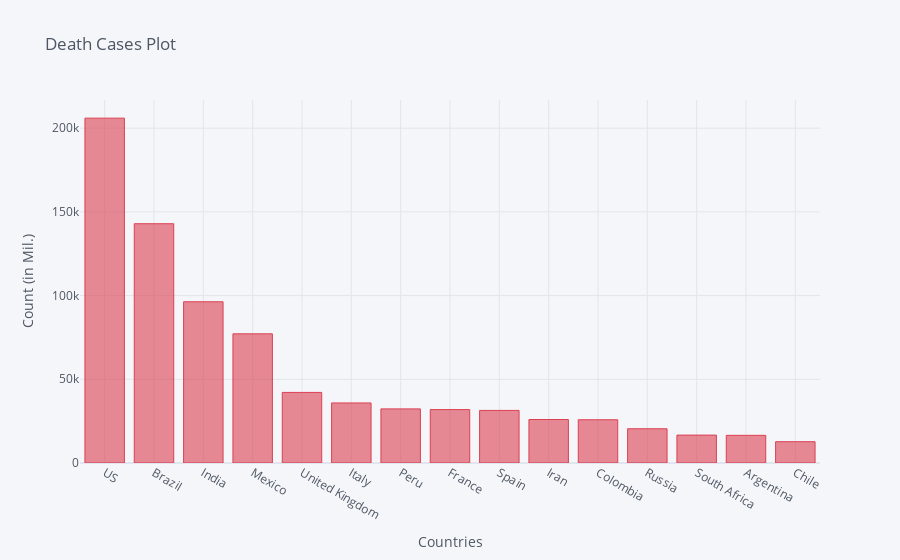

Source (notebook cell):
### Code cell
death_df2_plot.iplot(kind='bar', x='Country/Region', y='9/29/20',color='red',
                    title='Death Cases Plot',xTitle='Countries',yTitle='Count (in Mil.)')

### Figure 1 — Plotly figure (JSON) as saved in the notebook; plotly's stock layout.template omitted (floating-point values rounded to 4 significant figures)
{"data": [{"marker": {"color": "rgba(219, 64, 82, 0.6)", "line": {"color": "rgba(219, 64, 82, 1.0)", "width": 1}}, "name": "9/29/20", "orientation": "v", "text": "", "type": "bar", "x": ["US", "Brazil", "India", "Mexico", "United Kingdom", "Italy", "Peru", "France", "Spain", "Iran", "Colombia", "Russia", "South Africa", "Argentina", "Chile"], "y": [205986, 142921, 96318, 77163, 42162, 35875, 32324, 31908, 31411, 25986, 25828, 20456, 16667, 16519, 12725]}], "layout": {"legend": {"bgcolor": "#F5F6F9", "font": {"color": "#4D5663"}}, "paper_bgcolor": "#F5F6F9", "plot_bgcolor": "#F5F6F9", "title": {"font": {"color": "#4D5663"}, "text": "Death Cases Plot"}, "xaxis": {"gridcolor": "#E1E5ED", "showgrid": true, "tickfont": {"color": "#4D5663"}, "title": {"font": {"color": "#4D5663"}, "text": "Countries"}, "zerolinecolor": "#E1E5ED"}, "yaxis": {"gridcolor": "#E1E5ED", "showgrid": true, "tickfont": {"color": "#4D5663"}, "title": {"font": {"color": "#4D5663"}, "text": "Count (in Mil.)"}, "zerolinecolor": "#E1E5ED"}}}
